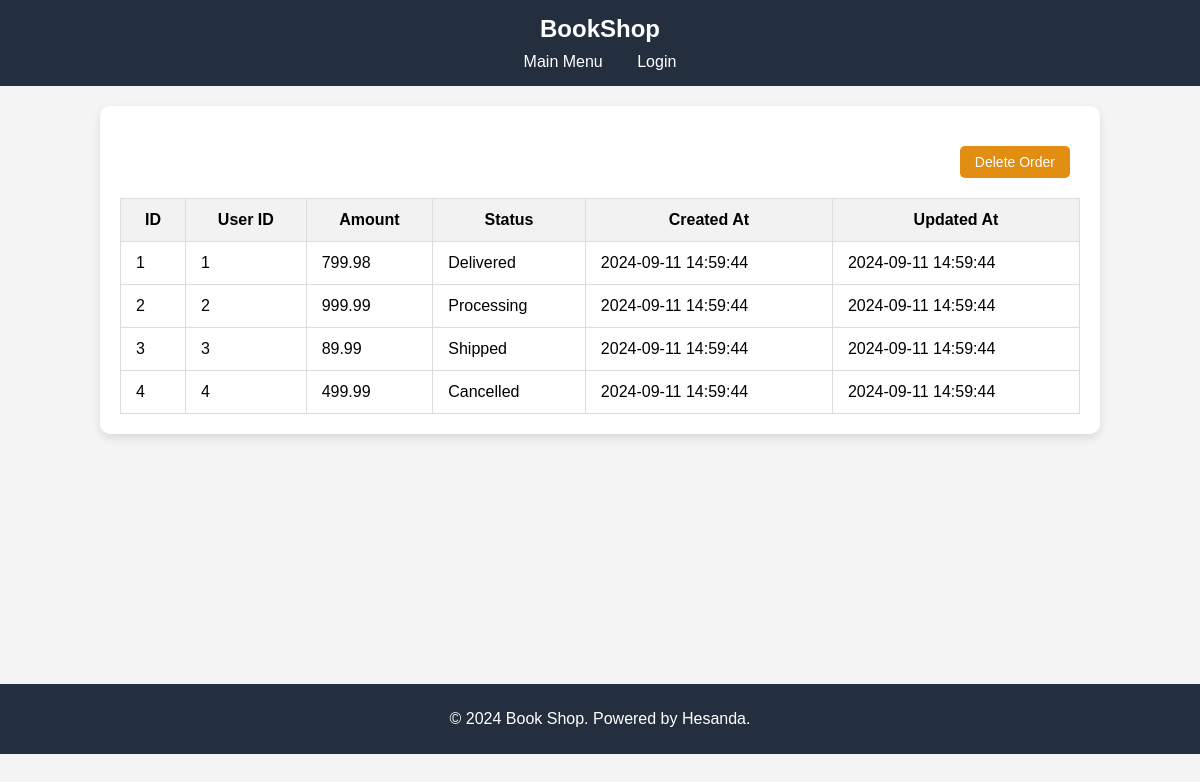
Screenshot of /admin/ordersmgt.php (signed in) with the database file from the repository.
### tables this page shows
CREATE TABLE `orders` (
  `id` int(11) NOT NULL,
  `user_id` int(11) DEFAULT NULL,
  `total_amount` decimal(10,2) DEFAULT NULL,
  `status` varchar(50) DEFAULT NULL,
  `created_at` timestamp NOT NULL DEFAULT current_timestamp(),
  `updated_at` timestamp NOT NULL DEFAULT current_timestamp() ON UPDATE current_timestamp()
);

### admin/ordersmgt.php (the view, shortened to what this page needs)
<!DOCTYPE html>
<html lang="en">
<head>
    <link rel="stylesheet" href="../css/ordermgt.css">
</head>
<body>
    <header>
        <div class="header">
            <h1>BookShop</h1>
            <nav>
                <a href="dashboard.php">Main Menu</a>
                <a href="../index.php">Login</a>
            </nav>
        </div>
    </header>
    <div class="product-table">
        <div class="btn-add-new">
            <form action="#" method="POST">
            <button type = "submit" class="btn btn-add" name="submit" onclick = "cancelorder()" >Delete Order</button>
            </form>
        </div>
        <table>
            <thead>
                <tr>
                    <th>ID</th>
                    <th>User ID</th>
                    <th>Amount</th>
                    <th>Status</th>
                    <th>Created At</th>
                    <th>Updated At</th>
                </tr>
            </thead>
            <tbody>
                <?php
                    include "../db_connect.php";
                        $sql = " SELECT * FROM `orders`  WHERE 1";
                        $newdata =mysqli_query($conn,$sql);
                        while($row = mysqli_fetch_array($newdata)){
                    ?>
                    <tr>
                        <td><?php echo $row['id']?></td>
                        <td><?php echo $row['user_id']?></td>
                        <td><?php echo $row['total_amount']?></td>
                        <td><?php echo $row['status']?></td>
                        <td><?php echo $row['created_at']?></td>
                        <td><?php echo $row['updated_at']?></td>
                    </tr>
                    <?php }?>
            </tbody>
        </table>
    </div>
    <footer>
        <p>&copy; 2024 Book Shop. Powered by Hesanda.</p>
    </footer>
</body>
</html>

### css/ordermgt.css (style rules this page uses)
body { font-family: Arial, sans-serif; margin: 0; padding: 0; box-sizing: border-box; background-color: #f4f4f4; }
.product-table { width: 80%; margin: 20px auto; background-color: white; padding: 20px; box-shadow: 0 4px 10px rgba(0, 0, 0, 0.1); border-radius: 10px; }
table { width: 100%; border-collapse: collapse; }
th, td { padding: 12px 15px; border: 1px solid #ddd; }
th { background-color: #f2f2f2; color: black; }
.btn { padding: 8px 15px; border: none; cursor: pointer; border-radius: 5px; font-size: 14px; margin-right: 10px; }
.btn-add { background-color:#e18e12; color: white; }
.btn-add-new { display: block; margin: 20px 0; text-align: right; }
.header { background-color: #232f3e; color: white; padding: 15px 20px; text-align: center; }
.header h1 { margin: 0; font-size: 1.5em; font-weight: bold; }
.header nav { margin-top: 10px; }
.header nav a { color: white; text-decoration: none; margin: 0 15px; font-size: 1.0em; }
footer { background-color: #232f3e; color: white; padding: 10px; text-align: center; margin-top: 250px; }

### rows the page displays
orders: id "1", user "1", total_amount "799.98", status "Delivered", created_at "2024-09-11 14:59:44", updated_at "2024-09-11 14:59:44"
orders: id "2", user "2", total_amount "999.99", status "Processing", created_at "2024-09-11 14:59:44", updated_at "2024-09-11 14:59:44"
orders: id "3", user "3", total_amount "89.99", status "Shipped", created_at "2024-09-11 14:59:44", updated_at "2024-09-11 14:59:44"
orders: id "4", user "4", total_amount "499.99", status "Cancelled", created_at "2024-09-11 14:59:44", updated_at "2024-09-11 14:59:44"
